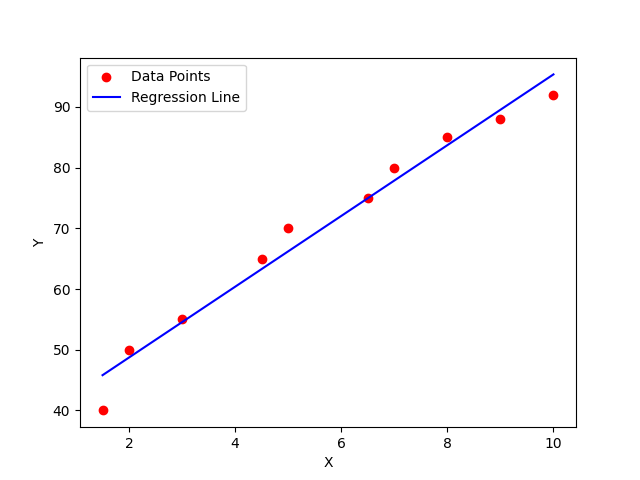

The script that saved this image:
import numpy as np
import matplotlib
matplotlib.use('Agg') 
import matplotlib.pyplot as plt
import pandas as pd

data = pd.read_csv("data.csv")

X = data["hours_studied"].values
Y = data["grade"].values

Xmean = np.mean(X)
Ymean = np.mean(Y)

numerator = np.sum((X - Xmean)*(Y - Ymean))
denominator = np.sum(((X - Xmean)*(X - Xmean)))

m = numerator/denominator

b = Ymean - (m * Xmean)

Ypred = m*X + b
# Plot the data points
plt.scatter(X, Y, color='red', label='Data Points')

# Plot the regression line
plt.plot(X, Ypred, color='blue', label='Regression Line')

# Add labels and a legend
plt.xlabel('X')
plt.ylabel('Y')
plt.legend()

# Show the plot
plt.savefig("linearRegr.png")

HoursStudied = int(input("Enter the hours studied: "))
Prediction = m*HoursStudied + b
print("Predicted grades: ", Prediction)